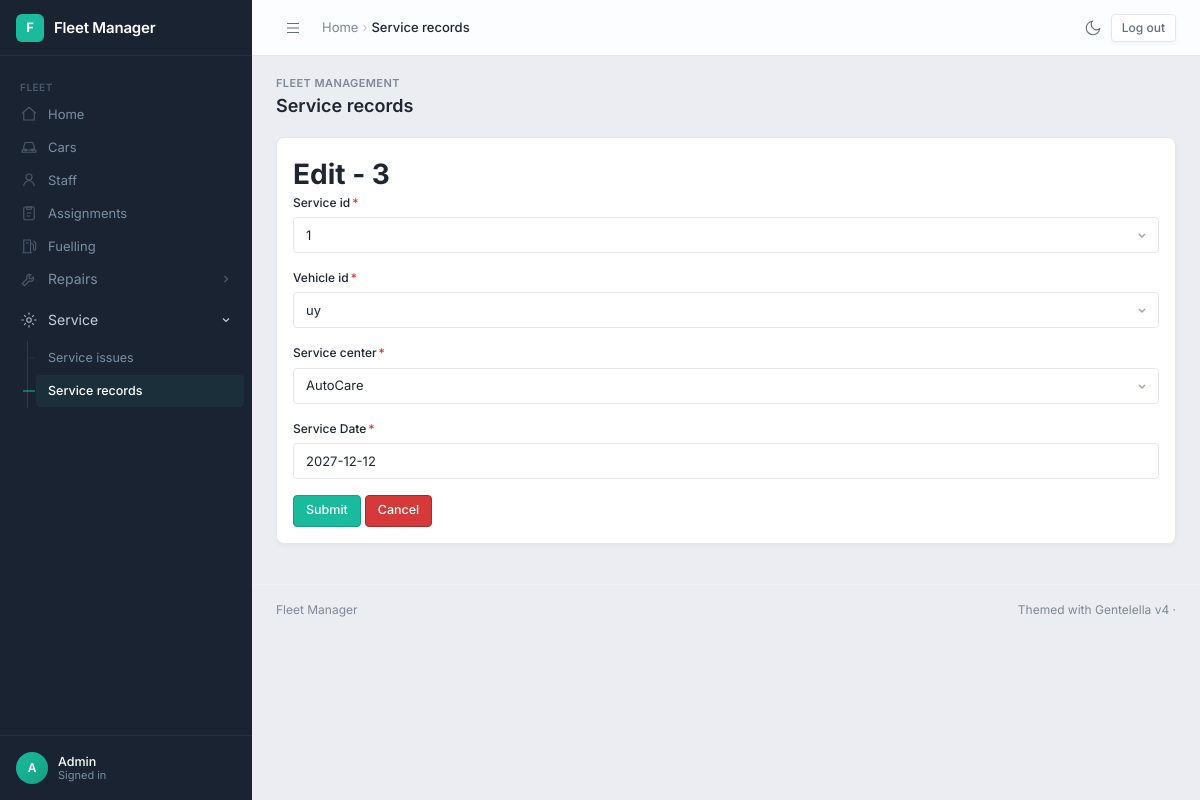
The app's page /servicerecords/3/ (signed in) with its own data.
### fleetmanagement/models.py (models this page shows, shortened)
class Service_records(models.Model):
    PROVIDER_OPTIONS = [
        ("AC", "AutoCare"),
        ("AF", "AutoFix")
    ]
    Service_id = models.ForeignKey(Service_issues, on_delete = models.CASCADE)
    Vehicle_id = models.ForeignKey(Car, on_delete = models.CASCADE)
    service_center = models.CharField(max_length=20, choices=PROVIDER_OPTIONS)
    sercice_date = models.DateField(auto_now=False, verbose_name="Service Date")

### fleetmanagement/views.py (the view)
# urls.py: path('servicerecords/<int:servicerecordsid>/', edit_service_records, name='edit_service_records_page'),
@login_required
def edit_service_records(request, servicerecordsid):
    servicerecords = Service_records.objects.get(id = servicerecordsid)
    message = ''
    if request.method == 'POST':
        servicerecordsform = Service_recordsForm(request.POST, instance=servicerecords)
        if servicerecordsform.is_valid():
            servicerecordsform.save()
            return redirect('service_records_page')
        else:
            message = 'Form has invalid data'
    else:
        servicerecordsform = Service_recordsForm(instance=servicerecords)
    context = {
        'form' : servicerecordsform,
        'msg' : message,
        'servicerecords' : servicerecords
    }
    return render(request, "edit_service_records.html", context)

### fleetmanagement/forms.py
class Service_recordsForm(ModelForm):
    class Meta:
        model = Service_records
        fields = '__all__'

### fleetmanagement/models.py (called while the page is built)
    def __str__(self):
            return self.number_plate

    def __str__(self):
            return str(self.id)

### fleetmanagement/templates/edit_service_records.html (shortened to what this page needs)
{% extends './home.html' %}
{% load crispy_forms_tags %}
{% block content %}
    <h1>Edit - {{servicerecords.id}}</h1>
    <form method="post" data-demo-submit="false">
        {{form|crispy}}
        <input type="submit" class="btn btn-primary">
        <a href="{% url 'service_records_page' %}" class="btn btn-danger">Cancel</a>
    </form>
{% endblock content %}

### fleetmanagement/templates/home.html (shortened to what this page needs)
{% load static %}<!DOCTYPE html>
<html lang="en">
<head>
<link rel="stylesheet" crossorigin href="{% static 'gentelella/assets/main-v4-DB_ReeJG.css' %}">
<link rel="stylesheet" href="{% static 'gentelella/fleet-bridge.css' %}">
</head>
{% with u=request.resolver_match.url_name|default:'' %}
<body data-shell="admin">
<aside class="sidebar" aria-label="Primary navigation">
  <div class="sidebar-brand">
    <div class="brand-icon">F</div>
    <div class="brand-name">Fleet Manager</div>
  </div>
  <nav class="sidebar-nav">
    <div class="nav-group">
      <div class="nav-label">Fleet</div>
<a class="nav-link{% if u == 'home_page' %} active{% endif %}" href="{% url 'home_page' %}"><svg class="icon" width="18" height="18" viewBox="0 0 24 24" fill="none" stroke="currentColor" stroke-width="1.5"><path d="M3 11l9-8 9 8"/><path d="M5 10v10h14V10"/></svg><span class="nav-text">Home</span></a>
<a class="nav-link{% if 'car' in u %} active{% endif %}" href="{% url 'car_page' %}"><svg class="icon" width="18" height="18" viewBox="0 0 24 24" fill="none" stroke="currentColor" stroke-width="1.5"><path d="M5 16V11l2-5h10l2 5v5"/><path d="M3 16h18v3H3z"/><circle cx="7.5" cy="16" r="1.2"/><circle cx="16.5" cy="16" r="1.2"/></svg><span class="nav-text">Cars</span></a>
<a class="nav-link{% if 'staff' in u %} active{% endif %}" href="{% url 'staff_page' %}"><svg class="icon" width="18" height="18" viewBox="0 0 24 24" fill="none" stroke="currentColor" stroke-width="1.5"><circle cx="12" cy="8" r="4"/><path d="M5 20c0-3.9 3.1-7 7-7s7 3.1 7 7"/></svg><span class="nav-text">Staff</span></a>
<a class="nav-link{% if 'assign' in u %} active{% endif %}" href="{% url 'assignment_page' %}"><svg class="icon" width="18" height="18" viewBox="0 0 24 24" fill="none" stroke="currentColor" stroke-width="1.5"><rect x="5" y="4" width="14" height="17" rx="2"/><path d="M9 4h6v3H9zM9 12h6M9 16h4"/></svg><span class="nav-text">Assignments</span></a>
<a class="nav-link{% if 'fuel' in u %} active{% endif %}" href="{% url 'fuelling_page' %}"><svg class="icon" width="18" height="18" viewBox="0 0 24 24" fill="none" stroke="currentColor" stroke-width="1.5"><path d="M5 21V4h9v17M3 21h13"/><path d="M14 9h2a2 2 0 012 2v5a1.5 1.5 0 003 0V8l-3-3"/><path d="M8 8h3"/></svg><span class="nav-text">Fuelling</span></a>
<div class="nav-tree{% if 'repair' in u %} open has-active{% endif %}"><button type="button" class="nav-link nav-toggle" aria-expanded="{% if 'repair' in u %}true{% else %}false{% endif %}"><svg class="icon" width="18" height="18" viewBox="0 0 24 24" fill="none" stroke="currentColor" stroke-width="1.5"><path d="M14.7 6.3a4 4 0 00-5.4 5.4L3 18l3 3 6.3-6.3a4 4 0 005.4-5.4l-2.6 2.6-2.4-.6-.6-2.4z"/></svg><span class="nav-text">Repairs</span><svg class="nav-chev" width="12" height="12" viewBox="0 0 16 16" fill="none" stroke="currentColor" stroke-width="1.5" aria-hidden="true"><path d="M6 4l4 4-4 4"/></svg></button><div class="nav-sub"><div class="nav-sub-inner"><a class="nav-sublink{% if 'repair' in u and 'issues' in u %} active{% endif %}" href="{% url 'repair_issues_page' %}">Repair issues</a><a class="nav-sublink{% if 'repair' in u and 'records' in u %} active{% endif %}" href="{% url 'repair_records_page' %}">Repair records</a></div></div></div>
<div class="nav-tree{% if 'service' in u %} open has-active{% endif %}"><button type="button" class="nav-link nav-toggle" aria-expanded="{% if 'service' in u %}true{% else %}false{% endif %}"><svg class="icon" width="18" height="18" viewBox="0 0 24 24" fill="none" stroke="currentColor" stroke-width="1.5"><circle cx="12" cy="12" r="3"/><path d="M12 2v3M12 19v3M2 12h3M19 12h3M5.6 5.6l2.1 2.1M16.3 16.3l2.1 2.1M5.6 18.4l2.1-2.1M16.3 7.7l2.1-2.1"/></svg><span class="nav-text">Service</span><svg class="nav-chev" width="12" height="12" viewBox="0 0 16 16" fill="none" stroke="currentColor" stroke-width="1.5" aria-hidden="true"><path d="M6 4l4 4-4 4"/></svg></button><div class="nav-sub"><div class="nav-sub-inner"><a class="nav-sublink{% if 'service' in u and 'issues' in u %} active{% endif %}" href="{% url 'service_issues_page' %}">Service issues</a><a class="nav-sublink{% if 'service' in u and 'records' in u %} active{% endif %}" href="{% url 'service_records_page' %}">Service records</a></div></div></div>
    </div>
  </nav>
  <div class="sidebar-footer">
    <div class="sidebar-user">
      <div class="avatar">{% if user.is_authenticated %}{{ user.username|first|upper }}{% else %}?{% endif %}</div>
      <div class="sidebar-user-info">
        <div class="name">{% if user.is_authenticated %}{{ user.username }}{% else %}Guest{% endif %}</div>
        <div class="role">{% if user.is_authenticated %}Signed in{% else %}Not signed in{% endif %}</div>
      </div>
    </div>
  </div>
</aside>
<header class="topbar">
  <div class="topbar-left">
    <button class="sidebar-toggle" type="button" aria-label="Open menu" aria-controls="sidebar" aria-expanded="false">
      <svg width="20" height="20" viewBox="0 0 24 24" fill="none" stroke="currentColor" stroke-width="1.5" aria-hidden="true"><path d="M4 6h16M4 12h16M4 18h16"/></svg>
    </button>
    <nav class="breadcrumb" aria-label="Breadcrumb">
      <a href="{% url 'home_page' %}">Home</a><span class="sep" aria-hidden="true">&rsaquo;</span><span class="current" aria-current="page">{% block crumb %}{% if u == 'home_page' %}Home{% elif 'car' in u %}Cars{% elif 'staff' in u %}Staff{% elif 'assign' in u %}Assignments{% elif 'fuel' in u %}Fuelling{% elif 'repair' in u and 'issues' in u %}Repair issues{% elif 'repair' in u %}Repair records{% elif 'service' in u and 'issues' in u %}Service issues{% elif 'service' in u %}Service records{% elif u == 'login' %}Login{% elif 'sign' in u %}Sign up{% else %}Fleet Manager{% endif %}{% endblock %}</span>
    </nav>
  </div>
  <div class="topbar-right">
    <button class="tb-btn theme-toggle" type="button" title="Toggle theme" aria-label="Toggle theme" aria-pressed="false">
      <svg class="theme-icon-dark" width="18" height="18" viewBox="0 0 24 24" fill="none" stroke="currentColor" stroke-width="1.5" aria-hidden="true"><path d="M21 12.79A9 9 0 1 1 11.21 3 7 7 0 0 0 21 12.79z"/></svg>
    </button>
    <div class="auth-links">
      {% if user.is_authenticated %}
        <form method="post" action="{% url 'logout' %}">{% csrf_token %}<button type="submit" class="btn btn-outline btn-sm">Log out</button></form>
      {% else %}
        <a class="btn btn-outline btn-sm" href="{% url 'login' %}">Login</a>
        <a class="btn btn-primary btn-sm" href="{% url 'sign_up_page' %}">Sign up</a>
      {% endif %}
    </div>
  </div>
</header>
<main class="main">
  <div class="page-wrapper">
    <div class="page-header">
      <div class="page-header-row">
        <div>
          <div class="page-pretitle">Fleet management</div>
          <h1 class="page-title">{% block page_title %}{% if u == 'home_page' %}Home{% elif 'car' in u %}Cars{% elif 'staff' in u %}Staff{% elif 'assign' in u %}Assignments{% elif 'fuel' in u %}Fuelling{% elif 'repair' in u and 'issues' in u %}Repair issues{% elif 'repair' in u %}Repair records{% elif 'service' in u and 'issues' in u %}Service issues{% elif 'service' in u %}Service records{% elif u == 'login' %}Login{% elif 'sign' in u %}Sign up{% else %}Fleet Manager{% endif %}{% endblock %}</h1>
        </div>
      </div>
    </div>
    <div class="card">
      <div class="card-body fleet-content">
        {% block content %}{% endblock content %}
      </div>
    </div>
  </div>
  <footer class="footer"><span>Fleet Manager</span><span>Themed with Gentelella v4 &middot;</span></footer>
</main>
{% endwith %}
</body>
</html>

### static/gentelella/fleet-bridge.css (style rules this page uses)
body { background-color: rgb(235, 237, 243); }
nav a { display: block; }
.mb-3 { margin-bottom: 16px; }
.form-label .asteriskField, .asteriskField { color: var(--red); margin-inline-start: 2px; }
select.form-select { display: block; width: 100%; height: 36px; padding: 0 32px 0 12px; font: inherit; font-size: 13px; color: var(--text); background-color: var(--bg-surface); border: 1px solid var(--border-color); border-radius: var(--radius-sm); outline: none; cursor: pointer; appearance: none; -webkit-appearance: none; background-repeat: no-repeat; background-position: right 10px center; }
.fleet-content input[type="submit"].btn { cursor: pointer; }
.auth-links { display: flex; align-items: center; gap: 8px; }
.auth-links form { margin: 0; }

### records on screen
Service_records: id "3", Service_id "1", Vehicle_id "uy", service_center "AutoCare", sercice_date "2027-12-12"

### other values on screen
{{ user.username|first|upper }} "A"
{{ user.username }} "Admin"
